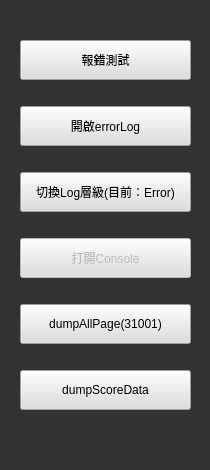
<?xml version="1.0" encoding="UTF-8"?>
<ui version="4.0">
 <class>debugTool</class>
 <widget class="QMainWindow" name="debugTool">
  <property name="geometry">
   <rect>
    <x>0</x>
    <y>0</y>
    <width>210</width>
    <height>470</height>
   </rect>
  </property>
  <property name="windowTitle">
   <string>DebugTool</string>
  </property>
  <property name="styleSheet">
   <string notr="true">
background-color: rgb(50, 50, 50);</string>
  </property>
  <property name="toolButtonStyle">
   <enum>Qt::ToolButtonIconOnly</enum>
  </property>
  <widget class="QWidget" name="centralwidget">
   <widget class="QWidget" name="verticalLayoutWidget">
    <property name="geometry">
     <rect>
      <x>20</x>
      <y>20</y>
      <width>171</width>
      <height>411</height>
     </rect>
    </property>
    <layout class="QVBoxLayout" name="verticalLayout">
     <item>
      <widget class="QPushButton" name="btnTracebackTest">
       <property name="minimumSize">
        <size>
         <width>0</width>
         <height>40</height>
        </size>
       </property>
       <property name="layoutDirection">
        <enum>Qt::LeftToRight</enum>
       </property>
       <property name="styleSheet">
        <string notr="true">
background-color: rgb(221, 221, 221);</string>
       </property>
       <property name="text">
        <string>報錯測試</string>
       </property>
      </widget>
     </item>
     <item>
      <widget class="QPushButton" name="btnOpenLogPath">
       <property name="minimumSize">
        <size>
         <width>0</width>
         <height>40</height>
        </size>
       </property>
       <property name="styleSheet">
        <string notr="true">
background-color: rgb(221, 221, 221);</string>
       </property>
       <property name="text">
        <string>開啟errorLog</string>
       </property>
      </widget>
     </item>
     <item>
      <widget class="QPushButton" name="btnLoggerDebugMode">
       <property name="enabled">
        <bool>true</bool>
       </property>
       <property name="minimumSize">
        <size>
         <width>0</width>
         <height>40</height>
        </size>
       </property>
       <property name="styleSheet">
        <string notr="true">
background-color: rgb(221, 221, 221);</string>
       </property>
       <property name="text">
        <string>切換Log層級(目前：Error)</string>
       </property>
      </widget>
     </item>
     <item>
      <widget class="QPushButton" name="btnOpenConsole">
       <property name="enabled">
        <bool>false</bool>
       </property>
       <property name="minimumSize">
        <size>
         <width>0</width>
         <height>40</height>
        </size>
       </property>
       <property name="styleSheet">
        <string notr="true">
background-color: rgb(221, 221, 221);</string>
       </property>
       <property name="text">
        <string>打開Console</string>
       </property>
      </widget>
     </item>
     <item>
      <widget class="QPushButton" name="btnDumpAllPage">
       <property name="minimumSize">
        <size>
         <width>0</width>
         <height>40</height>
        </size>
       </property>
       <property name="styleSheet">
        <string notr="true">
background-color: rgb(221, 221, 221);</string>
       </property>
       <property name="text">
        <string>dumpAllPage(31001)</string>
       </property>
      </widget>
     </item>
     <item>
      <widget class="QPushButton" name="btnDumpScoreData">
       <property name="minimumSize">
        <size>
         <width>0</width>
         <height>40</height>
        </size>
       </property>
       <property name="styleSheet">
        <string notr="true">
background-color: rgb(221, 221, 221);</string>
       </property>
       <property name="text">
        <string>dumpScoreData</string>
       </property>
      </widget>
     </item>
    </layout>
   </widget>
  </widget>
  <widget class="QMenuBar" name="menubar">
   <property name="geometry">
    <rect>
     <x>0</x>
     <y>0</y>
     <width>210</width>
     <height>22</height>
    </rect>
   </property>
  </widget>
 </widget>
 <resources/>
 <connections/>
</ui>
